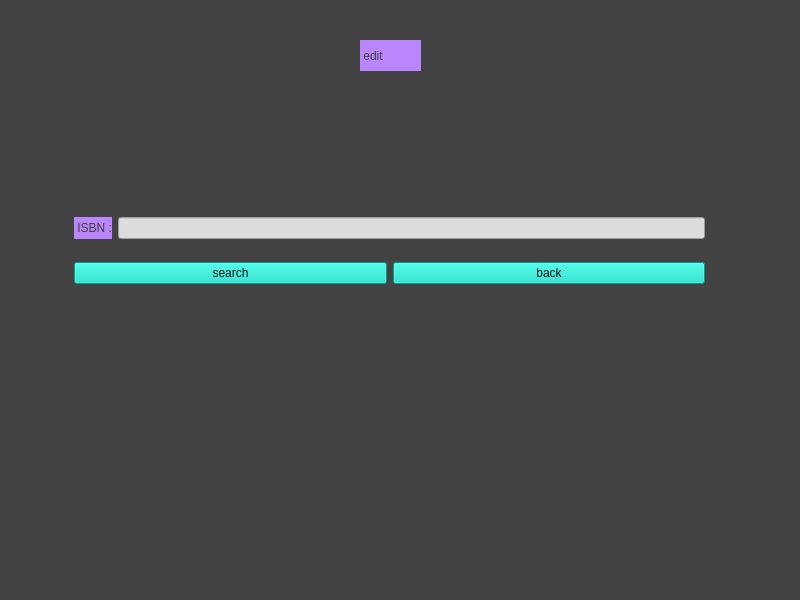
<?xml version="1.0" encoding="UTF-8"?>
<ui version="4.0">
 <class>edit</class>
 <widget class="QMainWindow" name="edit">
  <property name="geometry">
   <rect>
    <x>0</x>
    <y>0</y>
    <width>800</width>
    <height>600</height>
   </rect>
  </property>
  <property name="windowTitle">
   <string>MainWindow</string>
  </property>
  <property name="styleSheet">
   <string notr="true">background-color: rgb(67, 67, 67);
</string>
  </property>
  <widget class="QWidget" name="centralwidget">
   <widget class="QLabel" name="label">
    <property name="geometry">
     <rect>
      <x>360</x>
      <y>40</y>
      <width>61</width>
      <height>31</height>
     </rect>
    </property>
    <property name="styleSheet">
     <string notr="true">color: rgb(64, 64, 64);
font: 75 14pt &quot;Arial&quot;;
background-color: rgb(187, 134, 252);</string>
    </property>
    <property name="text">
     <string> edit</string>
    </property>
   </widget>
   <widget class="QWidget" name="">
    <property name="geometry">
     <rect>
      <x>74</x>
      <y>200</y>
      <width>631</width>
      <height>101</height>
     </rect>
    </property>
    <layout class="QVBoxLayout" name="verticalLayout">
     <item>
      <layout class="QHBoxLayout" name="horizontalLayout">
       <item>
        <widget class="QLabel" name="label_2">
         <property name="styleSheet">
          <string notr="true">color: rgb(64, 64, 64);
font: 75 14pt &quot;Arial&quot;;
background-color: rgb(187, 134, 252);</string>
         </property>
         <property name="text">
          <string> ISBN :</string>
         </property>
        </widget>
       </item>
       <item>
        <widget class="QLineEdit" name="lineEdit">
         <property name="styleSheet">
          <string notr="true">background-color: rgb(220, 220, 220);
color: rgb(0, 0, 0);</string>
         </property>
        </widget>
       </item>
      </layout>
     </item>
     <item>
      <layout class="QHBoxLayout" name="horizontalLayout_2">
       <item>
        <widget class="QPushButton" name="pushButton_search">
         <property name="styleSheet">
          <string notr="true">background-color: rgb(3, 218, 197);
color: rgb(15, 15, 15);</string>
         </property>
         <property name="text">
          <string>search</string>
         </property>
        </widget>
       </item>
       <item>
        <widget class="QPushButton" name="pushButton_back">
         <property name="styleSheet">
          <string notr="true">background-color: rgb(3, 218, 197);
color: rgb(15, 15, 15);</string>
         </property>
         <property name="text">
          <string>back</string>
         </property>
        </widget>
       </item>
      </layout>
     </item>
    </layout>
   </widget>
  </widget>
  <widget class="QMenuBar" name="menubar">
   <property name="geometry">
    <rect>
     <x>0</x>
     <y>0</y>
     <width>800</width>
     <height>25</height>
    </rect>
   </property>
  </widget>
  <widget class="QStatusBar" name="statusbar"/>
 </widget>
 <resources/>
 <connections/>
</ui>
